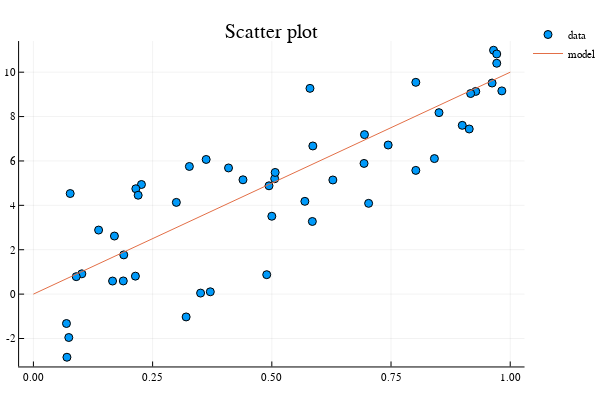

The notebook cell saved with this chart:
### Markdown cell above
One possible model is shown below (red line).  The model is linear (a starigh line).  The equation for a straight line (from school algebra) is $y = m x + c$.  here, $m$ is the slope and $c$ is the $y$ intercept (where $x=0$.  In statistics we typically use the symbols $m = \beta_1$ and $c = \beta_0$.

### Code cell
x_vals = collect([0:0.01:1])
plot!(x_vals, 10 * x_vals, label = "model")

### Figure 1 — Plotly figure (JSON) as saved in the notebook; plotly's stock layout.template omitted (floating-point values rounded to 4 significant figures)
{"data": [{"colorbar": {"title": ""}, "legendgroup": "data", "marker": {"color": "rgba(0, 154, 250, 1.000)", "line": {"color": "rgba(0, 0, 0, 1.000)", "width": 1}, "size": 8, "symbol": "circle"}, "mode": "markers", "name": "data", "showlegend": true, "type": "scatter", "x": [0.1699, 0.6934, 0.586, 0.1016, 0.8994, 0.0703, 0.6943, 0.5693, 0.3506, 0.4092, 0.965, 0.9717, 0.1895, 0.2266, 0.9277, 0.5, 0.802, 0.962, 0.8506, 0.3203, 0.917, 0.3623, 0.2998, 0.802, 0.4395, 0.1885, 0.2139, 0.371, 0.585, 0.9824, 0.506, 0.9717, 0.58, 0.2148, 0.507, 0.06934, 0.914, 0.2197, 0.0742, 0.3271, 0.08984, 0.1367, 0.4941, 0.744, 0.4893, 0.628, 0.841, 0.07715, 0.703, 0.166], "xaxis": "x1", "y": [2.617, 5.889, 6.676, 0.9147, 7.605, -2.845, 7.187, 4.18, 0.04635, 5.686, 10.99, 10.82, 1.768, 4.94, 9.135, 3.509, 5.576, 9.511, 8.178, -1.028, 9.038, 6.068, 4.133, 9.543, 5.152, 0.5936, 0.8094, 0.1049, 3.273, 9.158, 5.2, 10.4, 9.271, 4.748, 5.483, -1.324, 7.441, 4.456, -1.955, 5.752, 0.7871, 2.886, 4.881, 6.719, 0.876, 5.144, 6.107, 4.533, 4.09, 0.5897], "yaxis": "y1", "zmax": null, "zmin": null}, {"colorbar": {"title": ""}, "legendgroup": "model", "line": {"color": "rgba(227, 111, 71, 1.000)", "dash": "solid", "shape": "linear", "width": 1}, "mode": "lines", "name": "model", "showlegend": true, "type": "scatter", "x": [0, 0.01, 0.02, 0.03, 0.04, 0.05, 0.06, 0.07, 0.08, 0.09, 0.1, 0.11, 0.12, 0.13, 0.14, 0.15, 0.16, 0.17, 0.18, 0.19, 0.2, 0.21, 0.22, 0.23, 0.24, 0.25, 0.26, 0.27, 0.28, 0.29, 0.3, 0.31, 0.32, 0.33, 0.34, 0.35, 0.36, 0.37, 0.38, 0.39, 0.4, 0.41, 0.42, 0.43, 0.44, 0.45, 0.46, 0.47, 0.48, 0.49, 0.5, 0.51, 0.52, 0.53, 0.54, 0.55, 0.56, 0.57, 0.58, 0.59, 0.6, 0.61, 0.62, 0.63, 0.64, 0.65, 0.66, 0.67, 0.68, 0.69, 0.7, 0.71, 0.72, 0.73, 0.74, 0.75, 0.76, 0.77, 0.78, 0.79, 0.8, 0.81, 0.82, 0.83, 0.84, 0.85, 0.86, 0.87, 0.88, 0.89, 0.9, 0.91, 0.92, 0.93, 0.94, 0.95, 0.96, 0.97, 0.98, 0.99, 1], "xaxis": "x1", "y": [0, 0.1, 0.2, 0.3, 0.4, 0.5, 0.6, 0.7, 0.8, 0.9, 1, 1.1, 1.2, 1.3, 1.4, 1.5, 1.6, 1.7, 1.8, 1.9, 2, 2.1, 2.2, 2.3, 2.4, 2.5, 2.6, 2.7, 2.8, 2.9, 3, 3.1, 3.2, 3.3, 3.4, 3.5, 3.6, 3.7, 3.8, 3.9, 4, 4.1, 4.2, 4.3, 4.4, 4.5, 4.6, 4.7, 4.8, 4.9, 5, 5.1, 5.2, 5.3, 5.4, 5.5, 5.6, 5.7, 5.8, 5.9, 6, 6.1, 6.2, 6.3, 6.4, 6.5, 6.6, 6.7, 6.8, 6.9, 7, 7.1, 7.2, 7.3, 7.4, 7.5, 7.6, 7.7, 7.8, 7.9, 8, 8.1, 8.2, 8.3, 8.4, 8.5, 8.6, 8.7, 8.8, 8.9, 9, 9.1, 9.2, 9.3, 9.4, 9.5, 9.6, 9.7, 9.8, 9.9, 10], "yaxis": "y1", "zmax": null, "zmin": null}], "layout": {"annotations": [{"font": {"color": "rgba(0, 0, 0, 1.000)", "family": "sans-serif", "size": 20}, "rotation": 0, "showarrow": false, "text": "Scatter plot", "x": 0.5148, "xanchor": "center", "xref": "paper", "y": 1, "yanchor": "top", "yref": "paper"}], "height": 400, "legend": {"bgcolor": "rgba(255, 255, 255, 1.000)", "bordercolor": "rgba(0, 0, 0, 1.000)", "font": {"color": "rgba(0, 0, 0, 1.000)", "family": "sans-serif", "size": 11}, "tracegroupgap": 0, "x": 1, "y": 1}, "margin": {"b": 20, "l": 0, "r": 0, "t": 20}, "paper_bgcolor": "rgba(255, 255, 255, 1.000)", "plot_bgcolor": "rgba(255, 255, 255, 1.000)", "showlegend": true, "width": 600, "xaxis": {"anchor": "y1", "domain": [0.03619, 0.9934], "gridcolor": "rgba(0, 0, 0, 0.100)", "gridwidth": 0.5, "linecolor": "rgba(0, 0, 0, 1.000)", "mirror": false, "range": [-0.03, 1.03], "showgrid": true, "showline": true, "showticklabels": true, "tickangle": 0, "tickcolor": "rgb(0, 0, 0)", "tickfont": {"color": "rgba(0, 0, 0, 1.000)", "family": "sans-serif", "size": 11}, "tickmode": "array", "ticks": "inside", "ticktext": ["0.00", "0.25", "0.50", "0.75", "1.00"], "tickvals": [0, 0.25, 0.5, 0.75, 1], "title": "", "titlefont": {"color": "rgba(0, 0, 0, 1.000)", "family": "sans-serif", "size": 15}, "type": "-", "visible": true, "zeroline": false, "zerolinecolor": "rgba(0, 0, 0, 1.000)"}, "yaxis": {"anchor": "x1", "domain": [0.03762, 0.9415], "gridcolor": "rgba(0, 0, 0, 0.100)", "gridwidth": 0.5, "linecolor": "rgba(0, 0, 0, 1.000)", "mirror": false, "range": [-3.26, 11.4], "showgrid": true, "showline": true, "showticklabels": true, "tickangle": 0, "tickcolor": "rgb(0, 0, 0)", "tickfont": {"color": "rgba(0, 0, 0, 1.000)", "family": "sans-serif", "size": 11}, "tickmode": "array", "ticks": "inside", "ticktext": ["-2", "0", "2", "4", "6", "8", "10"], "tickvals": [-2, 0, 2, 4, 6, 8, 10], "title": "", "titlefont": {"color": "rgba(0, 0, 0, 1.000)", "family": "sans-serif", "size": 15}, "type": "-", "visible": true, "zeroline": false, "zerolinecolor": "rgba(0, 0, 0, 1.000)"}}}
